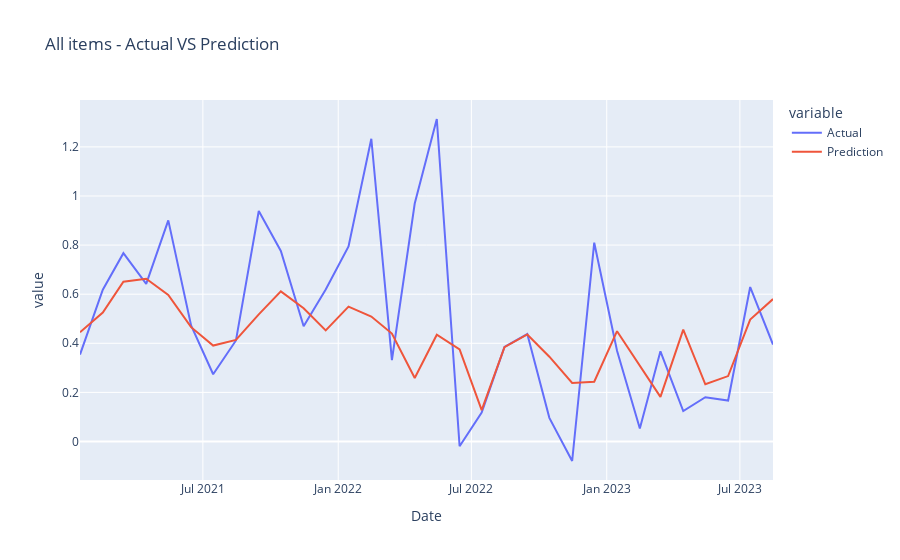
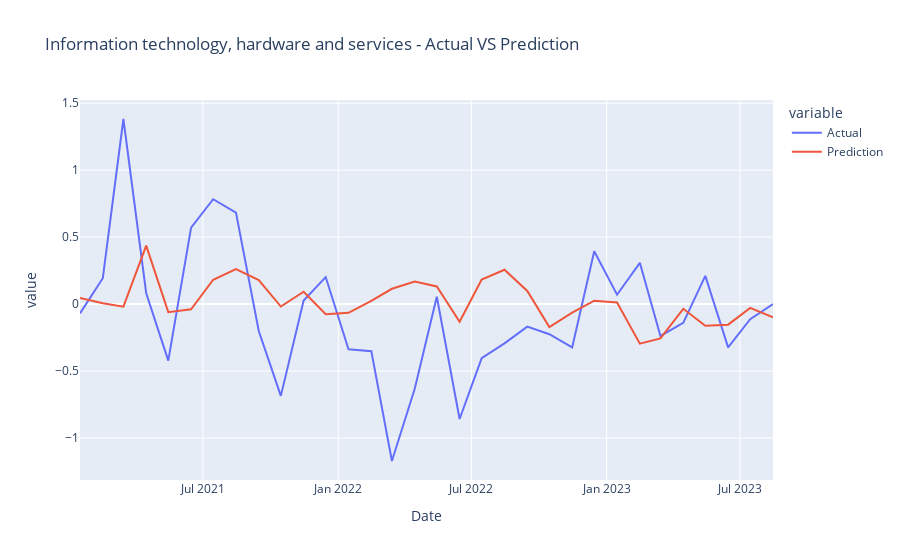
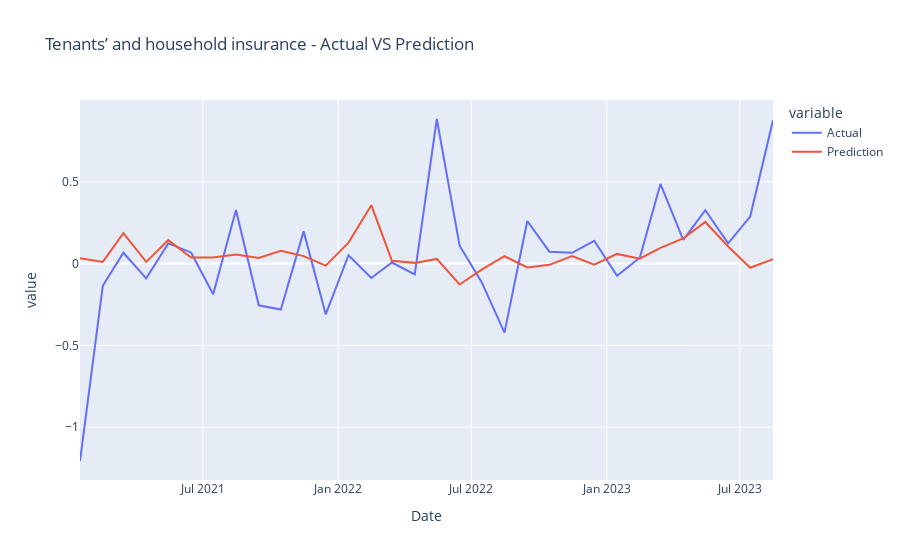
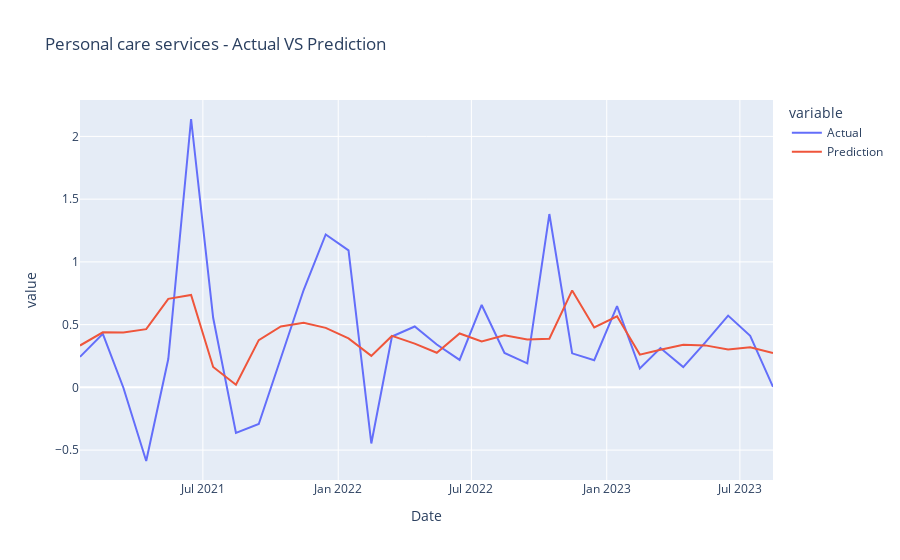

Notebook code for these charts, in order:
### Markdown cell above
Plot Results:

### Code cell
def plot_results(all_data_dict, categories):
    category_samples = ['All items']+random.sample(categories, 10)
    for category in category_samples:
        category_df = all_data_dict[category]
        fig = px.line(category_df, x="Date", y=["Actual", "Prediction"], title=f'{category} - Actual VS Prediction')
        fig.show()

plot_results(all_data_test_dict, all_categories)

### Figure 1 — Plotly figure (JSON) as saved in the notebook; plotly's stock layout.template omitted (floating-point values rounded to 4 significant figures)
{"data": [{"hovertemplate": "variable=Actual<br>Date=%{x}<br>value=%{y}<extra></extra>", "legendgroup": "Actual", "line": {"color": "#636efa", "dash": "solid"}, "marker": {"symbol": "circle"}, "mode": "lines", "name": "Actual", "orientation": "v", "showlegend": true, "type": "scatter", "x": ["2021-01-15", "2021-02-15", "2021-03-15", "2021-04-15", "2021-05-15", "2021-06-15", "2021-07-15", "2021-08-15", "2021-09-15", "2021-10-15", "2021-11-15", "2021-12-15", "2022-01-15", "2022-02-15", "2022-03-15", "2022-04-15", "2022-05-15", "2022-06-15", "2022-07-15", "2022-08-15", "2022-09-15", "2022-10-15", "2022-11-15", "2022-12-15", "2023-01-15", "2023-02-15", "2023-03-15", "2023-04-15", "2023-05-15", "2023-06-15", "2023-07-15", "2023-08-15"], "xaxis": "x", "y": [0.354, 0.6182, 0.7671, 0.6422, 0.9008, 0.4727, 0.274, 0.4116, 0.9389, 0.7761, 0.4694, 0.6194, 0.7945, 1.233, 0.3314, 0.9691, 1.314, -0.0193, 0.1181, 0.3852, 0.4374, 0.09624, -0.07947, 0.8098, 0.3693, 0.05303, 0.3671, 0.124, 0.1802, 0.1667, 0.6292, 0.3949], "yaxis": "y"}, {"hovertemplate": "variable=Prediction<br>Date=%{x}<br>value=%{y}<extra></extra>", "legendgroup": "Prediction", "line": {"color": "#EF553B", "dash": "solid"}, "marker": {"symbol": "circle"}, "mode": "lines", "name": "Prediction", "orientation": "v", "showlegend": true, "type": "scatter", "x": ["2021-01-15", "2021-02-15", "2021-03-15", "2021-04-15", "2021-05-15", "2021-06-15", "2021-07-15", "2021-08-15", "2021-09-15", "2021-10-15", "2021-11-15", "2021-12-15", "2022-01-15", "2022-02-15", "2022-03-15", "2022-04-15", "2022-05-15", "2022-06-15", "2022-07-15", "2022-08-15", "2022-09-15", "2022-10-15", "2022-11-15", "2022-12-15", "2023-01-15", "2023-02-15", "2023-03-15", "2023-04-15", "2023-05-15", "2023-06-15", "2023-07-15", "2023-08-15"], "xaxis": "x", "y": [0.4449, 0.5252, 0.6505, 0.6628, 0.5972, 0.4657, 0.3907, 0.414, 0.5176, 0.6116, 0.5429, 0.4524, 0.5494, 0.5088, 0.4395, 0.2589, 0.4347, 0.3751, 0.1275, 0.3841, 0.4359, 0.3454, 0.2386, 0.2433, 0.4493, 0.309, 0.1815, 0.4558, 0.2331, 0.2664, 0.4967, 0.5801], "yaxis": "y"}], "layout": {"legend": {"title": {"text": "variable"}, "tracegroupgap": 0}, "title": {"text": "All items - Actual VS Prediction"}, "xaxis": {"anchor": "y", "domain": [0, 1], "title": {"text": "Date"}}, "yaxis": {"anchor": "x", "domain": [0, 1], "title": {"text": "value"}}}}

### Figure 2 — Plotly figure (JSON) as saved in the notebook; plotly's stock layout.template omitted (floating-point values rounded to 4 significant figures)
{"data": [{"hovertemplate": "variable=Actual<br>Date=%{x}<br>value=%{y}<extra></extra>", "legendgroup": "Actual", "line": {"color": "#636efa", "dash": "solid"}, "marker": {"symbol": "circle"}, "mode": "lines", "name": "Actual", "orientation": "v", "showlegend": true, "type": "scatter", "x": ["2021-01-15", "2021-02-15", "2021-03-15", "2021-04-15", "2021-05-15", "2021-06-15", "2021-07-15", "2021-08-15", "2021-09-15", "2021-10-15", "2021-11-15", "2021-12-15", "2022-01-15", "2022-02-15", "2022-03-15", "2022-04-15", "2022-05-15", "2022-06-15", "2022-07-15", "2022-08-15", "2022-09-15", "2022-10-15", "2022-11-15", "2022-12-15", "2023-01-15", "2023-02-15", "2023-03-15", "2023-04-15", "2023-05-15", "2023-06-15", "2023-07-15", "2023-08-15"], "xaxis": "x", "y": [-0.06902, 0.1931, 1.382, 0.08152, -0.4219, 0.5712, 0.7835, 0.6839, -0.2007, -0.6853, 0.02696, 0.202, -0.3369, -0.3515, -1.172, -0.6324, 0.05515, -0.8583, -0.404, -0.2936, -0.1681, -0.2246, -0.3238, 0.394, 0.0702, 0.3083, -0.2381, -0.1404, 0.2105, -0.3229, -0.1125, 0], "yaxis": "y"}, {"hovertemplate": "variable=Prediction<br>Date=%{x}<br>value=%{y}<extra></extra>", "legendgroup": "Prediction", "line": {"color": "#EF553B", "dash": "solid"}, "marker": {"symbol": "circle"}, "mode": "lines", "name": "Prediction", "orientation": "v", "showlegend": true, "type": "scatter", "x": ["2021-01-15", "2021-02-15", "2021-03-15", "2021-04-15", "2021-05-15", "2021-06-15", "2021-07-15", "2021-08-15", "2021-09-15", "2021-10-15", "2021-11-15", "2021-12-15", "2022-01-15", "2022-02-15", "2022-03-15", "2022-04-15", "2022-05-15", "2022-06-15", "2022-07-15", "2022-08-15", "2022-09-15", "2022-10-15", "2022-11-15", "2022-12-15", "2023-01-15", "2023-02-15", "2023-03-15", "2023-04-15", "2023-05-15", "2023-06-15", "2023-07-15", "2023-08-15"], "xaxis": "x", "y": [0.04503, 0.0065, -0.01896, 0.4369, -0.06011, -0.0384, 0.1818, 0.2606, 0.1798, -0.01804, 0.09241, -0.07589, -0.06532, 0.02501, 0.1144, 0.1691, 0.1315, -0.132, 0.1831, 0.2566, 0.09865, -0.171, -0.06362, 0.02576, 0.01217, -0.2955, -0.2558, -0.03491, -0.1615, -0.1536, -0.02818, -0.09819], "yaxis": "y"}], "layout": {"legend": {"title": {"text": "variable"}, "tracegroupgap": 0}, "title": {"text": "Information technology, hardware and services - Actual VS Prediction"}, "xaxis": {"anchor": "y", "domain": [0, 1], "title": {"text": "Date"}}, "yaxis": {"anchor": "x", "domain": [0, 1], "title": {"text": "value"}}}}

### Figure 3 — Plotly figure (JSON) as saved in the notebook; plotly's stock layout.template omitted (floating-point values rounded to 4 significant figures)
{"data": [{"hovertemplate": "variable=Actual<br>Date=%{x}<br>value=%{y}<extra></extra>", "legendgroup": "Actual", "line": {"color": "#636efa", "dash": "solid"}, "marker": {"symbol": "circle"}, "mode": "lines", "name": "Actual", "orientation": "v", "showlegend": true, "type": "scatter", "x": ["2021-01-15", "2021-02-15", "2021-03-15", "2021-04-15", "2021-05-15", "2021-06-15", "2021-07-15", "2021-08-15", "2021-09-15", "2021-10-15", "2021-11-15", "2021-12-15", "2022-01-15", "2022-02-15", "2022-03-15", "2022-04-15", "2022-05-15", "2022-06-15", "2022-07-15", "2022-08-15", "2022-09-15", "2022-10-15", "2022-11-15", "2022-12-15", "2023-01-15", "2023-02-15", "2023-03-15", "2023-04-15", "2023-05-15", "2023-06-15", "2023-07-15", "2023-08-15"], "xaxis": "x", "y": [-1.206, -0.1362, 0.06578, -0.09037, 0.1229, 0.0677, -0.1873, 0.3265, -0.2554, -0.2807, 0.1963, -0.3103, 0.05067, -0.08803, 0.006004, -0.06674, 0.8826, 0.1091, -0.1138, -0.4218, 0.2595, 0.07222, 0.06555, 0.1389, -0.07472, 0.03505, 0.4862, 0.144, 0.326, 0.1231, 0.2868, 0.8748], "yaxis": "y"}, {"hovertemplate": "variable=Prediction<br>Date=%{x}<br>value=%{y}<extra></extra>", "legendgroup": "Prediction", "line": {"color": "#EF553B", "dash": "solid"}, "marker": {"symbol": "circle"}, "mode": "lines", "name": "Prediction", "orientation": "v", "showlegend": true, "type": "scatter", "x": ["2021-01-15", "2021-02-15", "2021-03-15", "2021-04-15", "2021-05-15", "2021-06-15", "2021-07-15", "2021-08-15", "2021-09-15", "2021-10-15", "2021-11-15", "2021-12-15", "2022-01-15", "2022-02-15", "2022-03-15", "2022-04-15", "2022-05-15", "2022-06-15", "2022-07-15", "2022-08-15", "2022-09-15", "2022-10-15", "2022-11-15", "2022-12-15", "2023-01-15", "2023-02-15", "2023-03-15", "2023-04-15", "2023-05-15", "2023-06-15", "2023-07-15", "2023-08-15"], "xaxis": "x", "y": [0.03272, 0.009645, 0.1859, 0.01032, 0.1426, 0.03698, 0.03714, 0.05542, 0.0337, 0.07745, 0.0452, -0.01305, 0.1279, 0.3565, 0.0163, 0.004016, 0.02817, -0.1279, -0.03743, 0.04444, -0.02409, -0.007899, 0.04585, -0.007434, 0.0587, 0.0292, 0.09613, 0.1537, 0.2539, 0.1044, -0.02569, 0.02676], "yaxis": "y"}], "layout": {"legend": {"title": {"text": "variable"}, "tracegroupgap": 0}, "title": {"text": "Tenants’ and household insurance - Actual VS Prediction"}, "xaxis": {"anchor": "y", "domain": [0, 1], "title": {"text": "Date"}}, "yaxis": {"anchor": "x", "domain": [0, 1], "title": {"text": "value"}}}}

### Figure 4 — Plotly figure (JSON) as saved in the notebook; plotly's stock layout.template omitted (floating-point values rounded to 4 significant figures)
{"data": [{"hovertemplate": "variable=Actual<br>Date=%{x}<br>value=%{y}<extra></extra>", "legendgroup": "Actual", "line": {"color": "#636efa", "dash": "solid"}, "marker": {"symbol": "circle"}, "mode": "lines", "name": "Actual", "orientation": "v", "showlegend": true, "type": "scatter", "x": ["2021-01-15", "2021-02-15", "2021-03-15", "2021-04-15", "2021-05-15", "2021-06-15", "2021-07-15", "2021-08-15", "2021-09-15", "2021-10-15", "2021-11-15", "2021-12-15", "2022-01-15", "2022-02-15", "2022-03-15", "2022-04-15", "2022-05-15", "2022-06-15", "2022-07-15", "2022-08-15", "2022-09-15", "2022-10-15", "2022-11-15", "2022-12-15", "2023-01-15", "2023-02-15", "2023-03-15", "2023-04-15", "2023-05-15", "2023-06-15", "2023-07-15", "2023-08-15"], "xaxis": "x", "y": [0.2434, 0.426, -0.003051, -0.5869, 0.2258, 2.139, 0.5546, -0.363, -0.2916, 0.2301, 0.7756, 1.219, 1.091, -0.447, 0.4057, 0.485, 0.3414, 0.2189, 0.6568, 0.274, 0.1918, 1.381, 0.2712, 0.2168, 0.6468, 0.1504, 0.3137, 0.1614, 0.3585, 0.5718, 0.4105, 0.004226], "yaxis": "y"}, {"hovertemplate": "variable=Prediction<br>Date=%{x}<br>value=%{y}<extra></extra>", "legendgroup": "Prediction", "line": {"color": "#EF553B", "dash": "solid"}, "marker": {"symbol": "circle"}, "mode": "lines", "name": "Prediction", "orientation": "v", "showlegend": true, "type": "scatter", "x": ["2021-01-15", "2021-02-15", "2021-03-15", "2021-04-15", "2021-05-15", "2021-06-15", "2021-07-15", "2021-08-15", "2021-09-15", "2021-10-15", "2021-11-15", "2021-12-15", "2022-01-15", "2022-02-15", "2022-03-15", "2022-04-15", "2022-05-15", "2022-06-15", "2022-07-15", "2022-08-15", "2022-09-15", "2022-10-15", "2022-11-15", "2022-12-15", "2023-01-15", "2023-02-15", "2023-03-15", "2023-04-15", "2023-05-15", "2023-06-15", "2023-07-15", "2023-08-15"], "xaxis": "x", "y": [0.3336, 0.4387, 0.4381, 0.464, 0.7058, 0.7365, 0.1627, 0.02126, 0.3766, 0.485, 0.5148, 0.4741, 0.3904, 0.2507, 0.4101, 0.3486, 0.2758, 0.4298, 0.3659, 0.4147, 0.3816, 0.3882, 0.7725, 0.4772, 0.5664, 0.2611, 0.2998, 0.339, 0.3345, 0.3022, 0.3191, 0.2732], "yaxis": "y"}], "layout": {"legend": {"title": {"text": "variable"}, "tracegroupgap": 0}, "title": {"text": "Personal care services - Actual VS Prediction"}, "xaxis": {"anchor": "y", "domain": [0, 1], "title": {"text": "Date"}}, "yaxis": {"anchor": "x", "domain": [0, 1], "title": {"text": "value"}}}}
